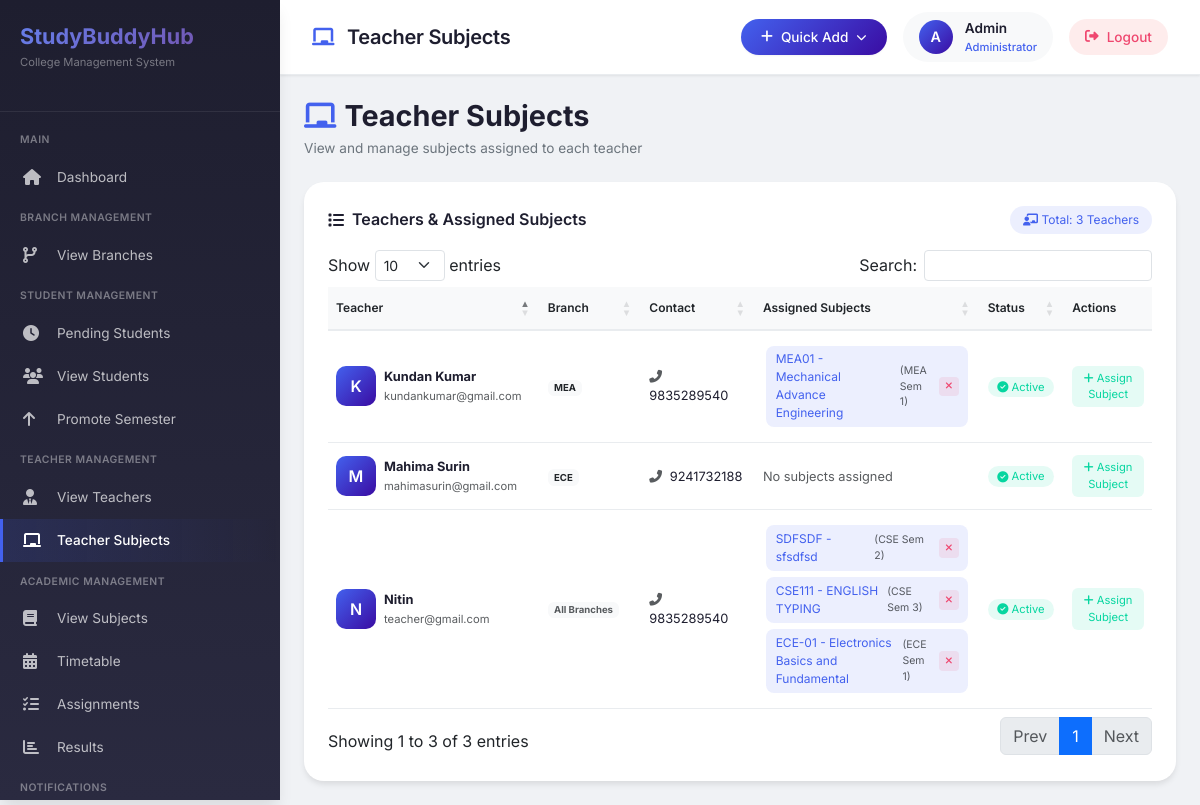
The app's page /admin/teacher_subjects.php (signed in) with its own data.
### tables this page shows
CREATE TABLE `teacher` (
  `id` int(11) NOT NULL,
  `user_id` int(11) DEFAULT NULL,
  `is_active` tinyint(1) NOT NULL DEFAULT 1,
  `name` varchar(100) NOT NULL,
  `email` varchar(100) NOT NULL,
  `mobile` varchar(10) NOT NULL,
  `branch` varchar(50) DEFAULT NULL,
  `qualification` varchar(255) DEFAULT NULL,
  `experience` int(11) DEFAULT NULL,
  `joining_date` date DEFAULT NULL,
  `address` text DEFAULT NULL,
  `dob` date DEFAULT NULL,
  `gender` varchar(10) DEFAULT NULL,
  `created_at` timestamp NOT NULL DEFAULT current_timestamp(),
  `updated_at` timestamp NULL DEFAULT NULL ON UPDATE current_timestamp(),
  `updated_by` int(11) DEFAULT NULL
);

CREATE TABLE `teacher_subjects` (
  `id` int(11) NOT NULL,
  `teacher_id` int(11) NOT NULL,
  `subject_id` int(11) NOT NULL,
  `academic_year` varchar(20) DEFAULT '2025-2026',
  `created_at` timestamp NOT NULL DEFAULT current_timestamp()
);

CREATE TABLE `subjects` (
  `id` int(11) NOT NULL,
  `subject_code` varchar(20) NOT NULL,
  `subject_name` varchar(100) NOT NULL,
  `short_name` varchar(20) DEFAULT NULL,
  `credits` int(11) NOT NULL,
  `branch` varchar(50) NOT NULL,
  `semester` int(11) NOT NULL,
  `description` text DEFAULT NULL,
  `created_at` timestamp NOT NULL DEFAULT current_timestamp()
);

### admin/teacher_subjects.php (the view, shortened to what this page needs)
<?php
$host = "localhost";
$user = "root";
$password = "";
$db = "users";
$data = mysqli_connect($host, $user, $password, $db);
$teachers_query = mysqli_query($data, "
    SELECT
        t.id,
        t.name,
        t.email,
        t.mobile,
        t.branch as teacher_branch,
        t.is_active,
        (SELECT COUNT(*) FROM teacher_subjects WHERE teacher_id = t.id) as subject_count
    FROM teacher t
    ORDER BY t.name
");
$teachers = [];
while ($row = mysqli_fetch_assoc($teachers_query)) {
    $subjects_query = mysqli_query($data, "
        SELECT ts.id as assignment_id, s.id as subject_id, s.subject_code, s.subject_name,
               s.branch, s.semester, s.credits, ts.academic_year
        FROM teacher_subjects ts
        JOIN subjects s ON s.id = ts.subject_id
        WHERE ts.teacher_id = " . $row['id'] . "
        ORDER BY s.branch, s.semester, s.subject_code
    ");
    $subjects = [];
    while ($subj = mysqli_fetch_assoc($subjects_query)) {
        $subjects[] = $subj;
    }
    $row['subjects'] = $subjects;
    $teachers[] = $row;
}
?>
<!DOCTYPE html>
<html lang="en">
<head>
    <link href="https://cdn.jsdelivr.net/npm/bootstrap@5.3.8/dist/css/bootstrap.min.css" rel="stylesheet">
    <link rel="stylesheet" href="https://cdnjs.cloudflare.com/ajax/libs/font-awesome/6.4.0/css/all.min.css">
    <link href="https://unpkg.com/aos@2.3.1/dist/aos.css" rel="stylesheet">
    <link rel="stylesheet" href="https://cdn.datatables.net/1.13.6/css/dataTables.bootstrap5.min.css">
</head>
<body>
<div class="admin-wrap">
    <div class="sidebar" id="sidebar">
        <div class="sidebar-header">
            <h3>StudyBuddyHub</h3>
            <p>College Management System</p>
        </div>
        <div class="sidebar-menu">
            <div class="menu-title">MAIN</div>
            <a href="home.php"> <i class="fas fa-home"></i> <span>Dashboard</span> </a>
            <div class="menu-title">BRANCH MANAGEMENT</div>
            <a href="branches.php"> <i class="fas fa-code-branch"></i> <span>View Branches</span> </a>
            <div class="menu-title">STUDENT MANAGEMENT</div>
            <a href="pending_requests.php"> <i class="fas fa-clock"></i> <span>Pending Students</span>
            </a>
            <a href="view_student.php"> <i class="fas fa-users"></i> <span>View Students</span> </a>
            <a href="promote_semester.php"> <i class="fas fa-arrow-up"></i> <span>Promote Semester</span> </a>
            <div class="menu-title">TEACHER MANAGEMENT</div>
            <a href="view_teacher.php"> <i class="fas fa-user-tie"></i> <span>View Teachers</span> </a>
            <a href="teacher_subjects.php" class="active"> <i class="fas fa-chalkboard"></i> <span>Teacher Subjects</span> </a>
            <div class="menu-title">ACADEMIC MANAGEMENT</div>
            <a href="subjects.php"> <i class="fas fa-book"></i> <span>View Subjects</span> </a>
            <a href="timetable.php"> <i class="fas fa-calendar-alt"></i> <span>Timetable</span> </a>
            <a href="assignments.php"> <i class="fas fa-tasks"></i> <span>Assignments</span> </a>
            <a href="results.php"> <i class="fas fa-chart-bar"></i> <span>Results</span> </a>
            <div class="menu-title">NOTIFICATIONS</div>
        </div>
    </div>
    <div class="main">
        <div class="modern-topbar">
            <div class="topbar-left">
                <div class="page-title">
                    <i class="fas fa-chalkboard"></i> Teacher Subjects
                </div>
            </div>
            <div class="topbar-right">
                <div class="quick-dropdown">
                    <button class="quick-add-btn" id="quickAddBtn">
                        <i class="fas fa-plus"></i> <span>Quick Add</span> <i class="fas fa-chevron-down" style="font-size: 0.65rem;"></i>
                    </button>
                </div>
                <a href="profile.php" class="admin-profile">
                    <div class="admin-avatar">
                        <?php if (!empty($_SESSION['profile_pic']) && file_exists(__DIR__ . '/../uploads/profile_pics/' . $_SESSION['profile_pic'])): ?>
                            <img src="../uploads/profile_pics/<?php echo htmlspecialchars($_SESSION['profile_pic']); ?>" alt="Avatar">
                        <?php else: ?>
                            <?php echo strtoupper(substr($_SESSION['username'] ?? 'A', 0, 1)); ?>
                        <?php endif; ?>
                    </div>
                    <div class="admin-info">
                        <div class="admin-name"><?php echo htmlspecialchars($_SESSION['username'] ?? 'Admin'); ?></div>
                        <div class="admin-role">Administrator</div>
                    </div>
                </a>
                <a href="../logout.php" class="logout-btn">
                    <i class="fas fa-sign-out-alt"></i> <span>Logout</span>
                </a>
            </div>
        </div>
        <div class="content">
            <div class="page-header" data-aos="fade-up">
                <h2> <i class="fas fa-chalkboard" style="color: var(--primary);"></i> Teacher Subjects </h2>
                <p>View and manage subjects assigned to each teacher</p>
            </div>
            <div class="table-card" data-aos="fade-up" data-aos-delay="100">
                <div class="table-header">
                    <h4>
                        <i class="fas fa-list"></i>
                        Teachers & Assigned Subjects
                    </h4>
                    <div class="total-teachers">
                        <i class="fas fa-chalkboard-teacher"></i> Total: <?php echo count($teachers); ?> Teachers
                    </div>
                </div>
                <div class="table-responsive">
                    <table id="teachersTable" class="display" style="width:100%">
                        <thead>
                            <tr>
                                <th>Teacher</th>
                                <th>Branch</th>
                                <th>Contact</th>
                                <th>Assigned Subjects</th>
                                <th>Status</th>
                                <th>Actions</th>
                            </tr>
                        </thead>
                        <tbody>
                            <?php foreach ($teachers as $teacher): ?>
                            <tr id="teacher-row-<?php echo $teacher['id']; ?>">
                                <td>
                                    <div class="d-flex align-items-center gap-2">
                                        <div class="teacher-avatar">
                                            <?php echo strtoupper(substr($teacher['name'], 0, 1)); ?>
                                        </div>
                                        <div>
                                            <strong><?php echo htmlspecialchars($teacher['name']); ?></strong><br>
                                            <small class="text-muted"><?php echo htmlspecialchars($teacher['email']); ?></small>
                                        </div>
                                    </div>
                                </td>
                                <td>
                                    <?php if ($teacher['teacher_branch']): ?>
                                        <span class="badge bg-light text-dark"><?php echo htmlspecialchars($teacher['teacher_branch']); ?></span>
                                    <?php else: ?>
                                        <span class="badge bg-light text-muted">All Branches</span>
                                    <?php endif; ?>
                                </td>
                                <td>
                                    <i class="fas fa-phone-alt text-muted me-1"></i> <?php echo htmlspecialchars($teacher['mobile']); ?>
                                </td>
                                <td>
                                    <div class="subject-list">
                                        <?php if (!empty($teacher['subjects'])): ?>
                                            <?php foreach ($teacher['subjects'] as $subject): ?>
                                                <div class="subject-badge">
                                                    <span><?php echo htmlspecialchars($subject['subject_code']); ?> - <?php echo htmlspecialchars($subject['subject_name']); ?></span>
                                                    <small class="text-muted ms-1">(<?php echo $subject['branch']; ?> Sem <?php echo $subject['semester']; ?>)</small>
                                                    <button class="btn-remove-subject ms-1" onclick="removeSubject(<?php echo $subject['assignment_id']; ?>, '<?php echo htmlspecialchars($subject['subject_code']); ?>', '<?php echo htmlspecialchars($teacher['name']); ?>')">
                                                        <i class="fas fa-times"></i>
                                                    </button>
                                                </div>
                                            <?php endforeach; ?>
                                        <?php else: ?>
                                            <span class="text-muted">No subjects assigned</span>
                                        <?php endif; ?>
                                    </div>
                                </td>
                                <td>
                                    <?php if ($teacher['is_active'] == 1): ?>
                                        <span class="status-active"><i class="fas fa-check-circle"></i> Active</span>
                                    <?php else: ?>
                                        <span class="status-inactive"><i class="fas fa-ban"></i> Inactive</span>
                                    <?php endif; ?>
                                </td>
                                <td>
                                    <button class="btn-assign" onclick="assignSubject(<?php echo $teacher['id']; ?>, '<?php echo htmlspecialchars($teacher['name']); ?>')">
                                        <i class="fas fa-plus"></i> Assign Subject
                                    </button>
                                </td>
                            </tr>
                            <?php endforeach; ?>
                        </tbody>
                    </table>
                </div>
            </div>
        </div>
    </div>
</div>
</body>
</html>

### records on screen
teacher: name "K", name "Kundan Kumar", email "kundankumar@gmail.com", branch "MEA", mobile "9835289540", is_active 1 (drawn)
teacher_subjects: subject.subject_code "MEA01", subject.subject_name "Mechanical Advance Engineering", subject.branch "MEA", subject.semester "1"
teacher: name "M", name "Mahima Surin", email "mahimasurin@gmail.com", branch "ECE", mobile "9241732188", shows "No subjects assigned", is_active 1 (drawn)
teacher: name "N", name "Nitin", email "teacher@gmail.com", shows "All Branches", mobile "9835289540", is_active 1 (drawn)
teacher_subjects: subject.subject_code "SDFSDF", subject.subject_name "sfsdfsd", subject.branch "CSE", subject.semester "2"
teacher_subjects: subject.subject_code "CSE111", subject.subject_name "ENGLISH TYPING", subject.branch "CSE", subject.semester "3"
teacher_subjects: subject.subject_code "ECE-01", subject.subject_name "Electronics Basics and Fundamental", subject.branch "ECE", subject.semester "1"

### other values on screen
substr($_SESSION['username'] ?? 'A', 0, 1) "A"
$_SESSION['username'] "Admin"
count($teachers) "3"
